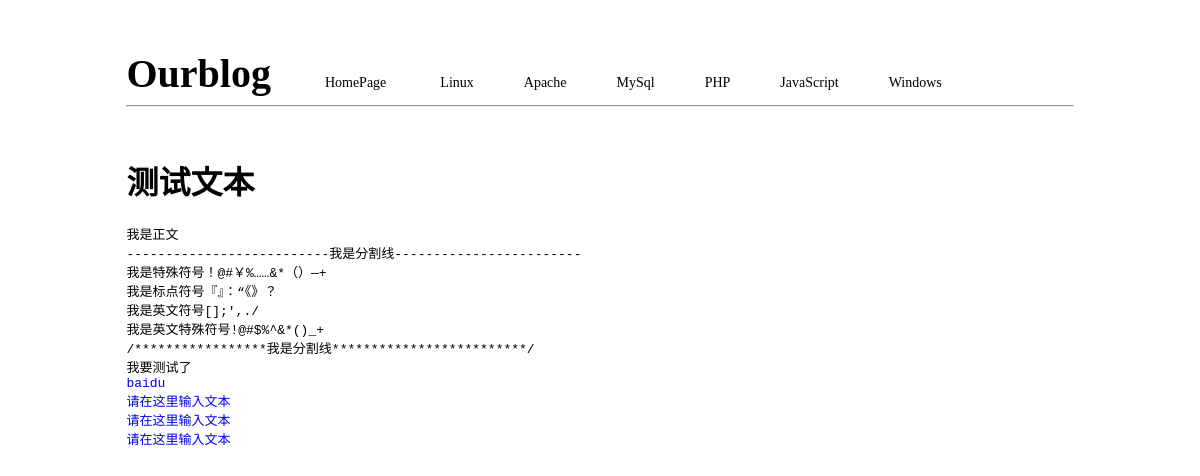
The page /content.php?id=6 (signed in) on the database as committed earlier.
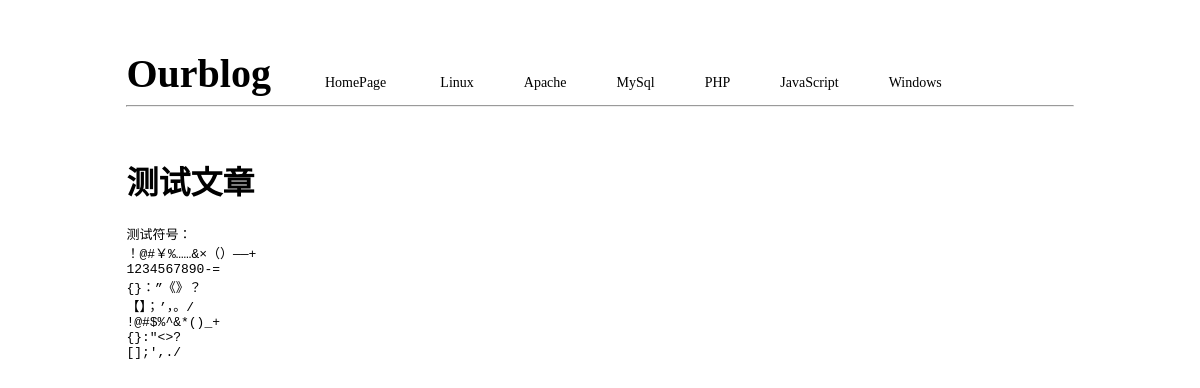
The same page on the database as committed later.
### tables this page shows
CREATE TABLE IF NOT EXISTS `types` (
  `id` int(11) NOT NULL AUTO_INCREMENT,
  `name` varchar(32) NOT NULL,
  PRIMARY KEY (`id`)
);

CREATE TABLE IF NOT EXISTS `article` (
  `id` int(11) NOT NULL AUTO_INCREMENT,
  `title` varchar(64) NOT NULL,
  `formaltext` text NOT NULL,
  `column` varchar(32) NOT NULL,
  `user_id` int(11) NOT NULL,
  PRIMARY KEY (`id`)
);

### content.php (the view, shortened to what this page needs)
<html>
<head>
	<link rel="stylesheet" type="text/css" href="./main.css">
</head>
<body>
	<div id="body">
		<?php
			include("./header.php");
			$id = $_GET['id'];
			$sql = "select * from article where id={$id}";
			$res = mysqli_query($link,$sql);
			if($res && mysqli_num_rows($res)>0){
				$data = mysqli_fetch_assoc($res);
			}
		?>
		<div style="width: 100%;">
			<h1><?php echo $data['title']; ?></h1>
			<?php echo "<pre>".$data['formaltext']."</pre>"; ?>
		</div>
	</div>
</body>
</html>

### header.php (shortened to what this page needs)
<a id="logo" href="./index.php">Ourblog</a>
<a class="nav" href="./index.php">HomePage</a>
<?php
	include("./config/database.php");
	if(!isset($_SESSION['user'])){
		echo "<script>alert('请登录');window.location.href='./admin/login.php';</script>";
	} else {
        $user_id = $_SESSION['user'];
    }
	$sql = "select * from types;";
	$res = mysqli_query($link,$sql);
	$types = array();
	while($row = mysqli_fetch_array($res)){
		$types[] = $row;
	}
	foreach ($types as $value) {
		echo "<a class='nav' href='./index.php?type={$value['id']}&user_id={$user_id}'>{$value['name']}</a>";
	}
 ?>
 <hr style="margin-bottom: 50px;">

### main.css (style rules this page uses)
a { text-decoration: none; }
#logo { color: black; font-size: 40px; font-weight: 900; }
#body { width: 80%; margin:0 auto; margin-top: 50px; margin-bottom: 50px; }
.nav { color: black; font-size: 14px; margin-left: 50px; }

### content.php (style rules this page uses)
* { word-wrap: break-word; }

Rows that differ between the two databases and show on the page:
changed article: title "测试文本" → "测试文章"; formaltext "我是正文 --------------------------我是分割线------------------------ 我是特殊符号！@#￥%……&*（）—+ 我是标点符号『』：“《》？ 我是英文符号[];',./ 我是英文特殊符号!@#$%^&*()_+ /*****************我是分割线*************************/ 我要测试了 baidu 请在这里输入文本 请在这里输入文本 请在这里输入文本" → "测试符号： ！@#￥%……&×（）——+ 1234567890-= {}：”《》？ 【】；’，。/ !@#$%^&*()_+ {}:\"<>? [];',./"
